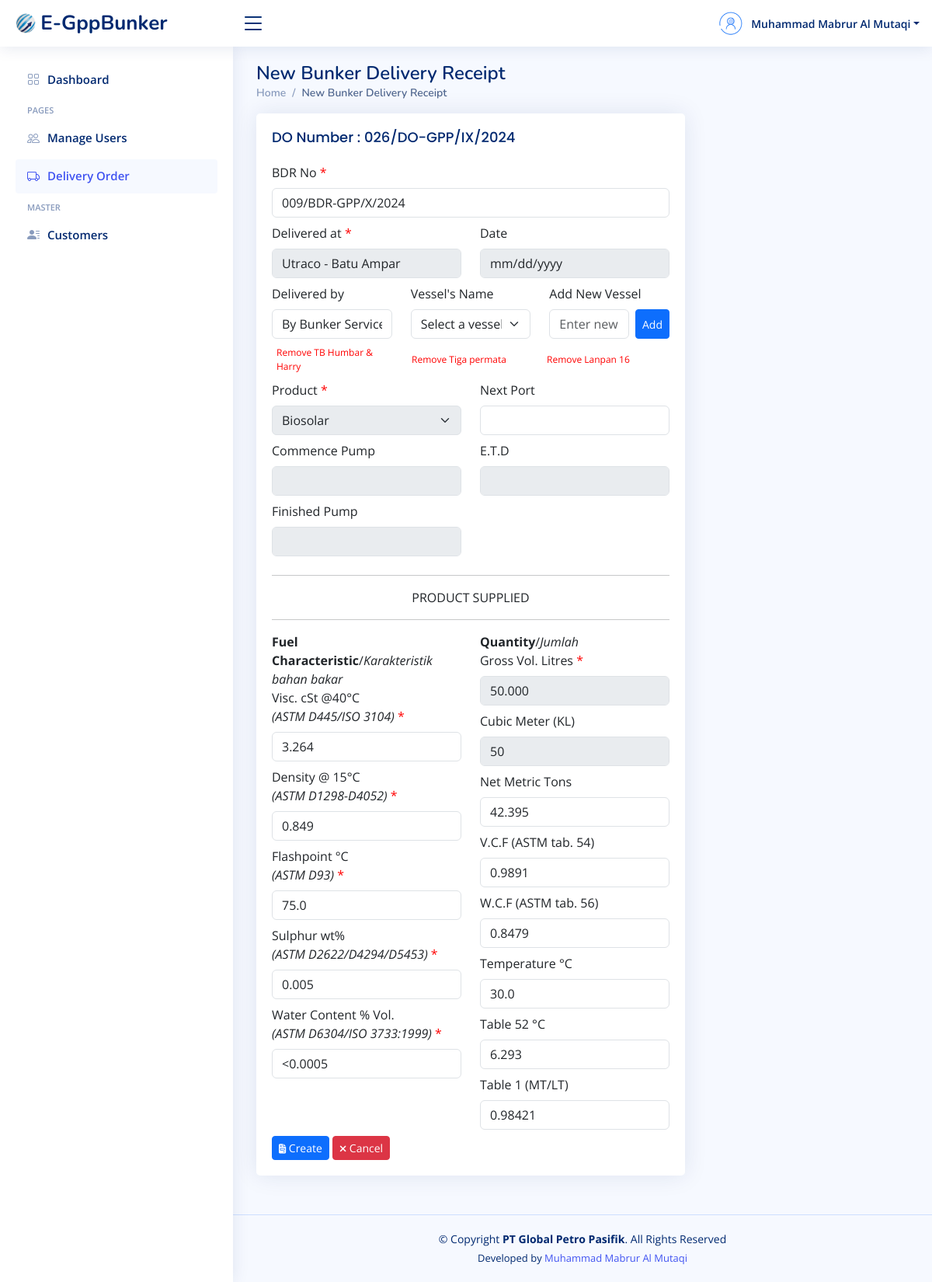
Page /tambah-bdr.php?id_do=25 (signed in) on the earlier database version.
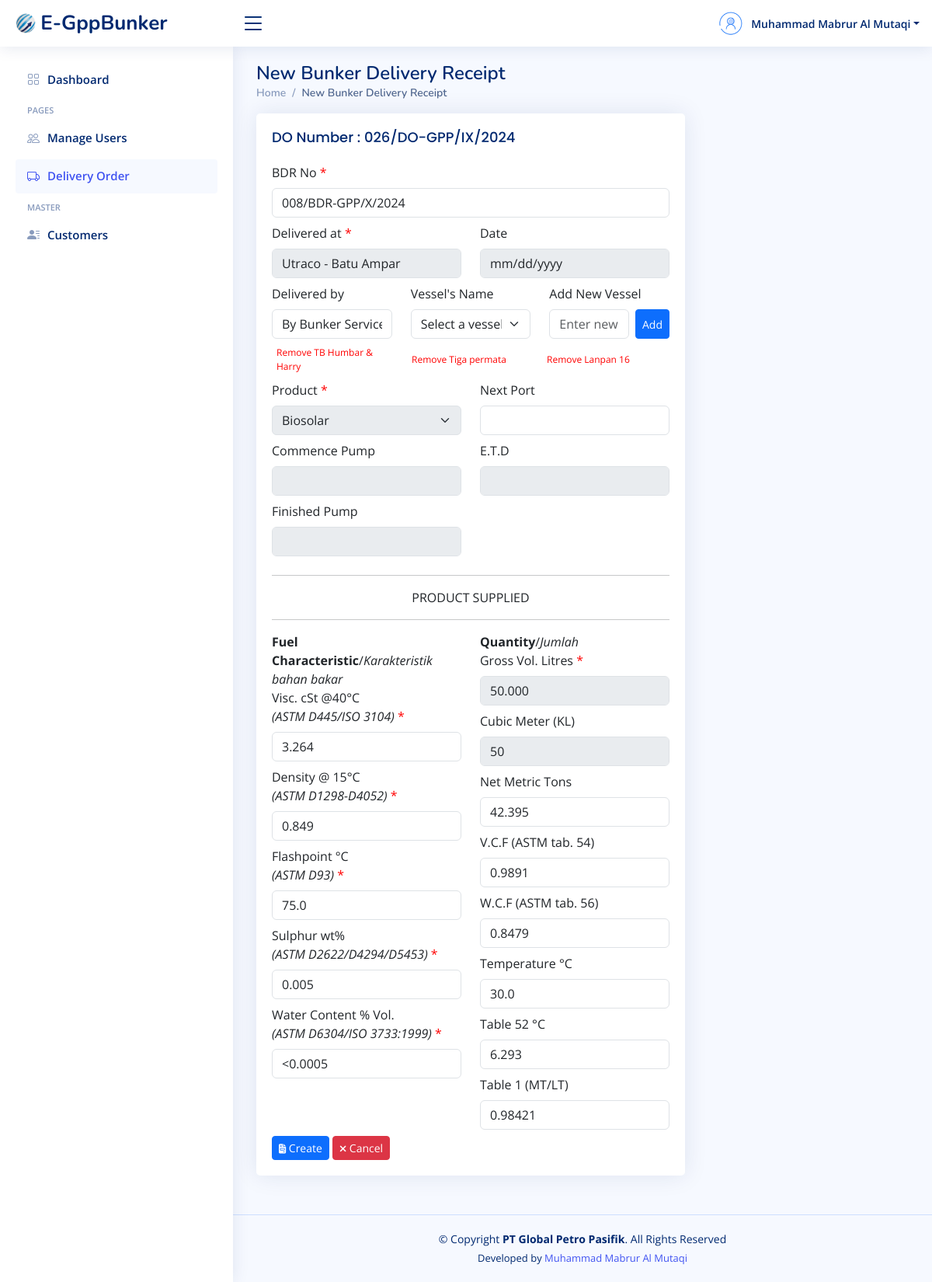
Same page on the later database version.
### tables this page shows
CREATE TABLE `delivery_order` (
  `id_do` int(10) NOT NULL,
  `po_number` varchar(50) DEFAULT NULL,
  `do_number` varchar(50) NOT NULL,
  `do_date` date DEFAULT NULL,
  `customer_id` int(10) NOT NULL,
  `product` varchar(60) NOT NULL,
  `armada` varchar(60) NOT NULL,
  `quantity` bigint(15) NOT NULL,
  `driver` varchar(50) DEFAULT NULL,
  `departure_time` varchar(30) DEFAULT NULL,
  `arrival_time` varchar(30) DEFAULT NULL,
  `loading_port` varchar(50) NOT NULL,
  `discharging_port` varchar(50) NOT NULL,
  `commence_pump` varchar(30) DEFAULT NULL,
  `finished_pump` varchar(30) DEFAULT NULL,
  `seal_number1` varchar(30) DEFAULT NULL,
  `seal_number2` varchar(30) DEFAULT NULL
);

CREATE TABLE `bdr` (
  `id_bdr` int(10) NOT NULL,
  `do_id` int(10) NOT NULL,
  `bdr_no` varchar(50) NOT NULL,
  `delivered_by` varchar(50) DEFAULT NULL,
  `vessel_cust` varchar(60) DEFAULT NULL,
  `next_port` varchar(60) DEFAULT NULL,
  `visc` varchar(10) NOT NULL,
  `density` varchar(10) NOT NULL,
  `flashpoint` varchar(10) NOT NULL,
  `sulphur` varchar(10) NOT NULL,
  `water_content` varchar(10) NOT NULL,
  `net_metric_ton` varchar(15) NOT NULL,
  `vcf` varchar(10) NOT NULL,
  `wcf` varchar(10) NOT NULL,
  `temp` varchar(10) NOT NULL,
  `table_52` varchar(10) NOT NULL,
  `table_1` varchar(10) NOT NULL
);

### koneksi.php (called while the page is built, shortened)
<?php
$host = "localhost";
$user = "root";
$pass = "78789898";
$db = "egppbunker";
$koneksi = mysqli_connect($host, $user, $pass, $db);
function query($query){
	global $koneksi;
	$result = mysqli_query($koneksi, $query);
	$rows = [];
	while ($row = mysqli_fetch_assoc($result) ) {
		$rows[] = $row;
	}
	return $rows;
}
function generateBdrNumber() {
    global $koneksi;
    $query = "SELECT bdr_no FROM bdr ORDER BY id_bdr DESC LIMIT 1";
    $result = mysqli_query($koneksi, $query);
    $last_bdr_no_assoc = mysqli_fetch_assoc($result);
    if ($last_bdr_no_assoc) {
        $last_bdr_no = $last_bdr_no_assoc['bdr_no'];
    } else {
        $last_bdr_no = null;
    }
    $last_no = $last_bdr_no ? (int)explode('/', $last_bdr_no)[0] : 0;
    $new_no = str_pad($last_no + 1, 3, '0', STR_PAD_LEFT);
    $month = date('n');
    $month_romawi = ['I', 'II', 'III', 'IV', 'V', 'VI', 'VII', 'VIII', 'IX', 'X', 'XI', 'XII'];
    $current_month_romawi = $month_romawi[$month - 1];
    $year = date('Y');
    return "{$new_no}/BDR-GPP/{$current_month_romawi}/{$year}";
}
 ?>

### tambah-bdr.php (the view, shortened to what the rows shown need)
<?php
    include "koneksi.php";
    $id_do = mysqli_real_escape_string($koneksi, $_GET['id_do']);
    $delivery = query("SELECT * FROM delivery_order WHERE id_do=$id_do")[0];
    $selectedDischargingPort = $delivery['discharging_port'];
    $generated_bdr_number = generateBdrNumber();
?>
<!DOCTYPE html>
<html lang="en">
<?php
    include "layouts/head-css.php";
?>
<body>
  <main id="main" class="main">
    <div class="pagetitle">
      <h1>New Bunker Delivery Receipt</h1>
    </div>
    <section class="section">
        <div class="row">
            <div class="col-lg-8">
                <div class="card">
                    <div class="card-body">
                        <h5 class="card-title">DO Number : <?= $delivery['do_number']?></h5>
                    <form action="" method="post">
                        <div class="mb-2">
                            <label for="bdr_no" class="form-label">BDR No <span id="x">*</span></label>
                            <input type="text" class="form-control" name="bdr_no" id="bdr_no" value="<?php echo htmlspecialchars($generated_bdr_number); ?>" readonly>
                        </div>
                        <div class="row">
                            <div class="col-lg-6 col-md-6 col-sm-12">
                                <div class="mb-2">
                                    <label for="discharging_port" class="form-label">Delivered at <span id="x">*</span></label>
                                    <input type="text" value="<?= $selectedDischargingPort?>" class="form-control" disabled>
                                </div>
                            </div>
                        </div>
                        <div class="row">
                            <div class="col-lg-4 col-md-4 col-sm-12">
                                <div class="mb-2">
                                    <label for="delivered_by" class="form-label">Delivered by </label>
                                    <input type="text" class="form-control" name="delivered_by" id="delivered_by" value="<?= $delivery['armada']?>">
                                </div>
                            </div>
                        </div>
                        <div class="row mt-2">
                        </div>
                        <div class="row">
                        </div>
                        <div class="row">
                        </div>
                        <div class="text-center">
                        </div>
                        <div class="row">
                            <?php
                                $quantity = $delivery['quantity'];
                                $wcf = 0.8479;
                            ?>
                            <div class="col-lg-6 col-md-6 col-sm-12">
                                <div class="mb-2">
                                    <label for="quantity" class="form-label">Gross Vol. Litres <span id="x">*</span></label>
                                    <input type="text" class="form-control" value="<?= number_format($quantity, 0, ',', '.') ?>" disabled>
                                </div>
                                <div class="mb-2">
                                    <label for="cubic_meter" class="form-label">Cubic Meter (KL)</label>
                                    <input type="text" id="cubic_meter" class="form-control" value="<?= number_format($quantity / 1000, 0, ',', '.') ?>" disabled>
                                </div>
                                <div class="mb-2">
                                    <label for="net_metric_ton" class="form-label">Net Metric Tons</label>
                                    <input type="text" id="net_metric_ton" name="net_metric_ton" class="form-control" value="<?= number_format(($quantity * $wcf / 1000), 3, '.', '.') ?>" readonly>
                                </div>
                            </div>
                        </div>
                        <div class="text-left">
                        </div>
                    </form>
                    </div>
                </div>
            </div>
        </div>
    </section>
  </main>
</body>
</html>

Differences in the rows shown:
removed bdr: bdr_no "009/BDR-GPP/X/2024"
now on this page (row unchanged): bdr: bdr_no "008/BDR-GPP/X/2024"
